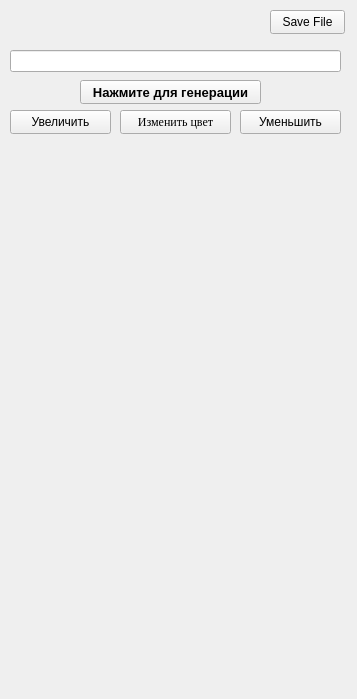
<?xml version="1.0" encoding="UTF-8"?>
<ui version="4.0">
 <class>Form</class>
 <widget class="QWidget" name="Form">
  <property name="geometry">
   <rect>
    <x>0</x>
    <y>0</y>
    <width>357</width>
    <height>699</height>
   </rect>
  </property>
  <property name="cursor">
   <cursorShape>PointingHandCursor</cursorShape>
  </property>
  <property name="windowTitle">
   <string>Form</string>
  </property>
  <widget class="QPushButton" name="pushGenerate">
   <property name="geometry">
    <rect>
     <x>80</x>
     <y>80</y>
     <width>181</width>
     <height>24</height>
    </rect>
   </property>
   <property name="font">
    <font>
     <pointsize>10</pointsize>
     <bold>true</bold>
    </font>
   </property>
   <property name="text">
    <string>Нажмите для генерации</string>
   </property>
  </widget>
  <widget class="QPushButton" name="pushSave">
   <property name="geometry">
    <rect>
     <x>270</x>
     <y>10</y>
     <width>75</width>
     <height>24</height>
    </rect>
   </property>
   <property name="text">
    <string>Save File</string>
   </property>
   <property name="icon">
    <iconset>
     <normaloff>icons/save as.png</normaloff>icons/save as.png</iconset>
   </property>
  </widget>
  <widget class="QLabel" name="label">
   <property name="geometry">
    <rect>
     <x>20</x>
     <y>150</y>
     <width>311</width>
     <height>291</height>
    </rect>
   </property>
   <property name="text">
    <string/>
   </property>
  </widget>
  <widget class="QLineEdit" name="lineEdit">
   <property name="geometry">
    <rect>
     <x>10</x>
     <y>50</y>
     <width>331</width>
     <height>22</height>
    </rect>
   </property>
   <property name="text">
    <string/>
   </property>
  </widget>
  <widget class="QPushButton" name="pushZoomOut">
   <property name="geometry">
    <rect>
     <x>240</x>
     <y>110</y>
     <width>101</width>
     <height>24</height>
    </rect>
   </property>
   <property name="text">
    <string>Уменьшить</string>
   </property>
   <property name="icon">
    <iconset>
     <normaloff>icons/-.png</normaloff>icons/-.png</iconset>
   </property>
  </widget>
  <widget class="QPushButton" name="pushColor">
   <property name="geometry">
    <rect>
     <x>120</x>
     <y>110</y>
     <width>111</width>
     <height>24</height>
    </rect>
   </property>
   <property name="font">
    <font>
     <family>Times New Roman</family>
    </font>
   </property>
   <property name="text">
    <string>Изменить цвет</string>
   </property>
   <property name="icon">
    <iconset>
     <normaloff>icons/color.png</normaloff>icons/color.png</iconset>
   </property>
  </widget>
  <widget class="QPushButton" name="pushZoomIn">
   <property name="geometry">
    <rect>
     <x>10</x>
     <y>110</y>
     <width>101</width>
     <height>24</height>
    </rect>
   </property>
   <property name="text">
    <string>Увеличить</string>
   </property>
   <property name="icon">
    <iconset>
     <normaloff>icons/+.png</normaloff>icons/+.png</iconset>
   </property>
  </widget>
 </widget>
 <resources/>
 <connections/>
</ui>
